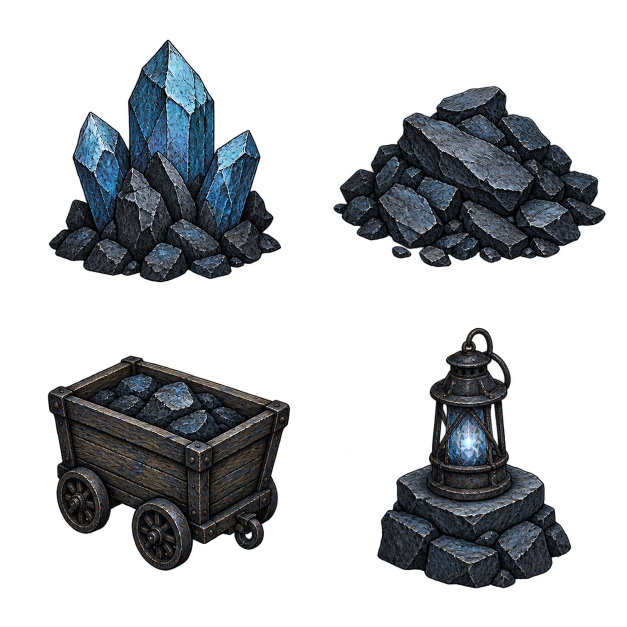
#> input picture art/world-six/raw/crystal_props.png, 1254 x 1254 px, given in place of terrain.png, which was not available (shown at 1/2 size)
$ python build_world_six.py
#> lines starting #> are read from the running program, lines starting #| are printed output that depends on the picture; pictures that were not available may be replaced by others from this repository, and a replacement may not be noted
from PIL import Image
from pathlib import Path
import json
BASE=Path(__file__).resolve().parents[1]
raw=BASE/'art/world-six/raw';out=BASE/'godot/assets/world-six'
themes=['forest','crystal','swamp','sewer','whale','palace']
manifest={}
for i,theme in enumerate(themes):
 folder=out/theme;folder.mkdir(parents=True,exist_ok=True)
 for atlas,name in [('terrain','ground'),('cliff','cliff')]:
  image=Image.open(raw/(atlas+'.png')).convert('RGBA');w=image.width//3;h=image.height//2
#> further down, image is the input picture: PIL image 1254x1254 RGBA; mean R, G, B, A 15.8, 18.4, 21.1, 80.4
#> after `w = image.width // 3`: w = 418
#> after `h = image.height // 2`: h = 627
  tile=image.crop(((i%3)*w,(i//3)*h,(i%3+1)*w,(i//3+1)*h))
  tile.save(folder/(name+'.png'))
 sheet=Image.open(raw/(theme+'_props.png')).convert('RGBA');w=sheet.width//2;h=sheet.height//2
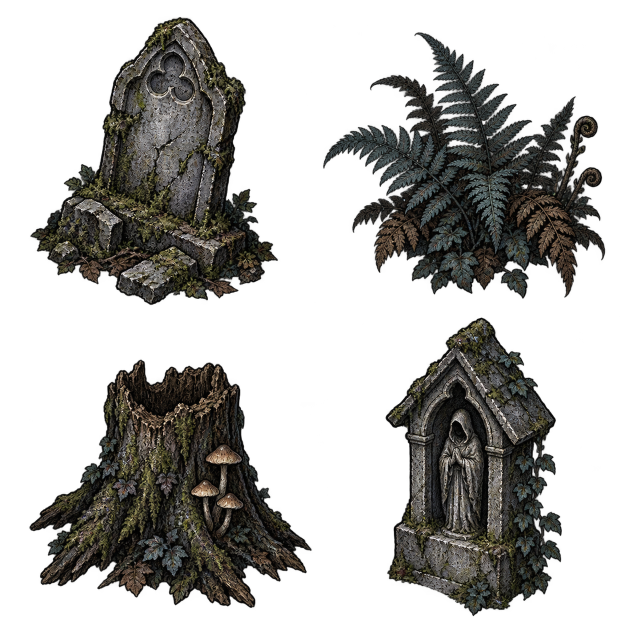
#> input picture art/world-six/raw/forest_props.png, 1254 x 1254 px (shown at 1/2 size)
#> further down, sheet is the input picture: PIL image 1254x1254 RGBA; mean R, G, B, A 21.5, 20.7, 18, 96.6
#> after `w = sheet.width // 2`: w = 627
 props=[]
 for p in range(4):
  tile=sheet.crop(((p%2)*w,(p//2)*h,(p%2+1)*w,(p//2+1)*h))
  box=tile.getchannel('A').getbbox()
  assert box,theme
  # Preserve a small transparent safety border; don't key away dark ink.
  tile=tile.crop(box);tile.thumbnail((512,640))
  padded=Image.new('RGBA',(tile.width+16,tile.height+16));padded.paste(tile,(8,8))
  padded.save(folder/('prop-%d.png'%p));props.append({'file':'prop-%d.png'%p,'width':padded.width,'height':padded.height})
#> this loop made 4 passes
#> box on passes 1 to 4: (0, 19, 627, 614), (1, 19, 619, 627), (0, 1, 627, 627), (0, 1, 621, 627)
#> pass 1, `tile=sheet.crop(((p%2)*w,(p//2)*h,(p%2+1)*w,(p//2+1)*h))`:
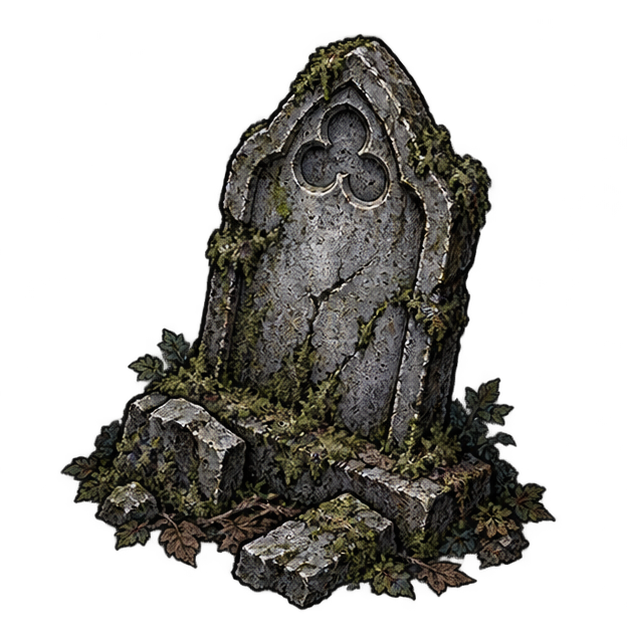
#> tile: PIL image 627x627 RGBA; mean R, G, B, A 27.1, 25.9, 22.5, 101.5; transparent parts drawn white
#> pass 1, `padded.save(folder / ('prop-%d.png' % p))`:
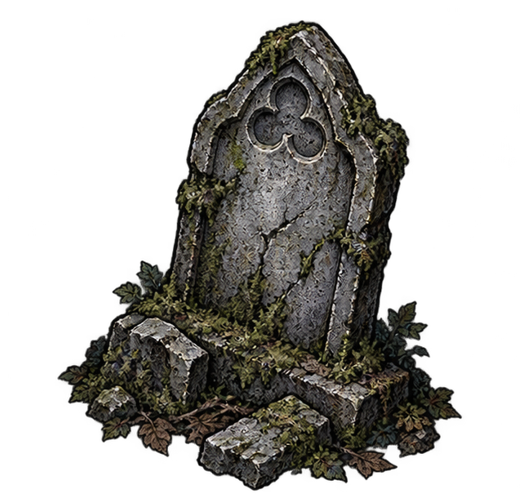
#> saved as prop-0.png: PIL image 528x502 RGBA; mean R, G, B, A 26.8, 25.5, 22.2, 100.4; transparent parts drawn white
#> after the loop:
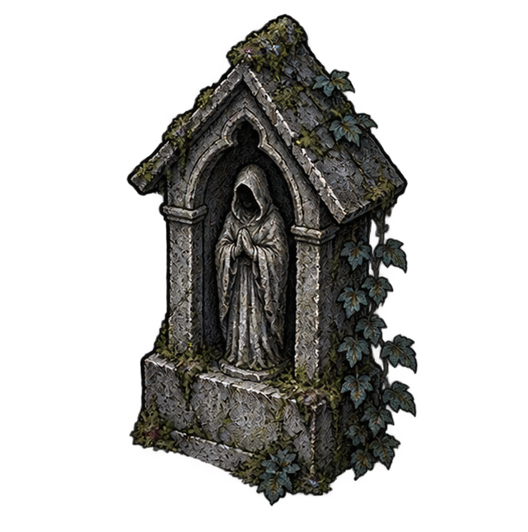
#> padded: PIL image 528x532 RGBA; mean R, G, B, A 21.2, 20.8, 18.6, 86.5; transparent parts drawn white
#> after the loop:
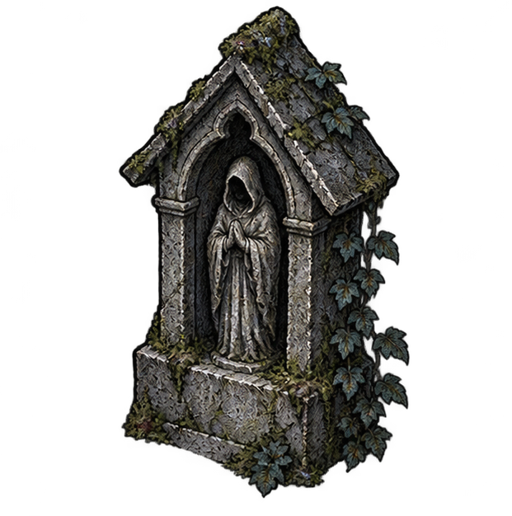
#> tile: PIL image 512x516 RGBA; mean R, G, B, A 22.6, 22.1, 19.8, 92; transparent parts drawn white
#> after the loop, props = 4 items
 manifest[theme]={'ground':'ground.png','cliff':'cliff.png','props':props,'source':'image_gen; prompts in art/world-six/raw'}
(out/'manifest.json').write_text(json.dumps(manifest,ensure_ascii=False,indent=2),encoding='utf-8')
print('WORLD_SIX 12 surfaces and 24 transparent props')

tree=Image.open(raw/"forest_tree.png").convert("RGBA")
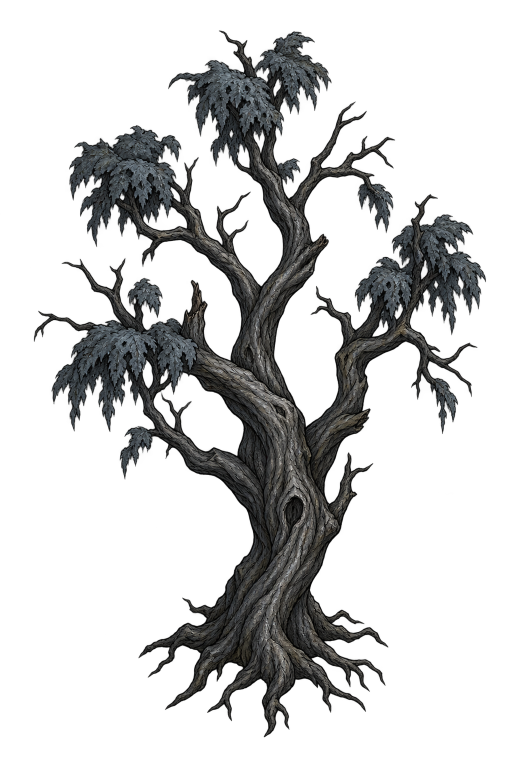
#> input picture art/world-six/raw/forest_tree.png, 1024 x 1536 px (shown at 1/2 size)
#> tree is the input picture: PIL image 1024x1536 RGBA; mean R, G, B, A 24.6, 25.4, 25.3, 62.3
tree=tree.crop(tree.getchannel("A").getbbox());tree.thumbnail((640,1024));tree.save(out/"forest/tree.png")
#> after `tree.thumbnail((640, 1024))`:
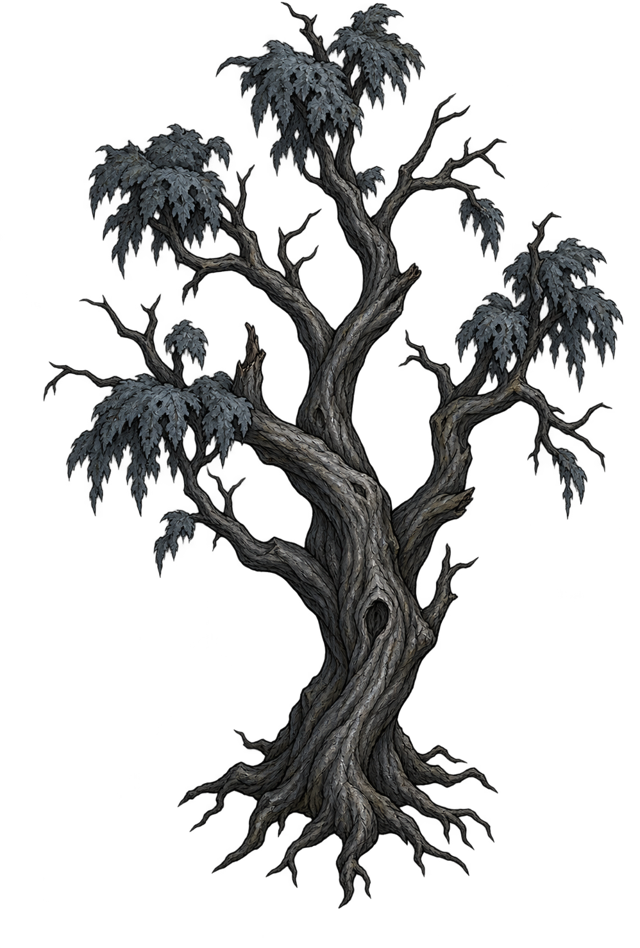
#> tree: PIL image 640x948 RGBA; mean R, G, B, A 15, 15.5, 15.5, 66.5; transparent parts drawn white
